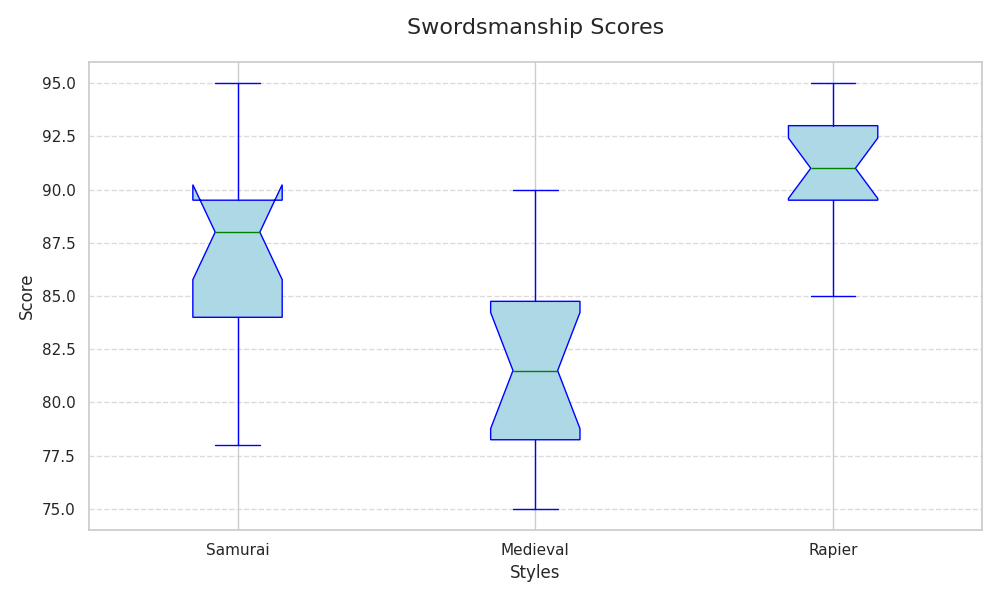

The script that drew this image:
import matplotlib.pyplot as plt
import numpy as np

styles = ["Samurai", "Medieval", "Rapier"]
scores_kenjutsu = [85, 88, 82, 89, 90, 95, 83, 87, 88, 92, 94, 78, 85, 81, 89]
scores_longsword = [78, 75, 80, 76, 84, 83, 82, 79, 77, 81, 85, 88, 86, 90]
scores_rapier = [90, 92, 94, 95, 88, 93, 91, 90, 92, 94, 89, 85, 87, 93, 91]

data = [scores_kenjutsu, scores_longsword, scores_rapier]

plt.figure(figsize=(10, 6))

bp = plt.boxplot(data, patch_artist=True, notch=True, vert=True,
                 boxprops=dict(facecolor="lightblue", color="blue"),
                 capprops=dict(color="blue"),
                 whiskerprops=dict(color="blue"),
                 flierprops=dict(markerfacecolor='red', marker='o'),
                 medianprops=dict(color="green"))

plt.title("Swordsmanship Scores", fontsize=16, pad=20)
plt.xlabel("Styles", fontsize=12)
plt.ylabel("Score", fontsize=12)

plt.xticks(np.arange(1, len(styles) + 1), styles, fontsize=11)

plt.grid(axis='y', linestyle='--', alpha=0.7)

plt.tight_layout()

plt.show()
